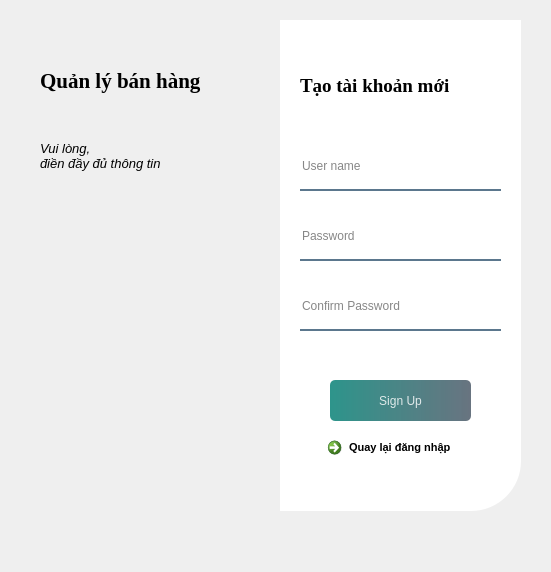
<?xml version="1.0" encoding="UTF-8"?>
<ui version="4.0">
 <class>Dialog</class>
 <widget class="QDialog" name="Dialog">
  <property name="geometry">
   <rect>
    <x>0</x>
    <y>0</y>
    <width>551</width>
    <height>572</height>
   </rect>
  </property>
  <property name="windowTitle">
   <string>Dialog</string>
  </property>
  <widget class="QWidget" name="widget" native="true">
   <property name="geometry">
    <rect>
     <x>0</x>
     <y>0</y>
     <width>551</width>
     <height>571</height>
    </rect>
   </property>
   <widget class="QLabel" name="label">
    <property name="geometry">
     <rect>
      <x>20</x>
      <y>20</y>
      <width>261</width>
      <height>491</height>
     </rect>
    </property>
    <property name="styleSheet">
     <string notr="true">
border-image: url(:/img/Hinh-nen-bau-troi-3.jpg);
border-top-left-radius:50px;</string>
    </property>
    <property name="text">
     <string/>
    </property>
   </widget>
   <widget class="QLabel" name="label_2">
    <property name="geometry">
     <rect>
      <x>280</x>
      <y>20</y>
      <width>241</width>
      <height>491</height>
     </rect>
    </property>
    <property name="font">
     <font>
      <weight>50</weight>
      <bold>false</bold>
     </font>
    </property>
    <property name="styleSheet">
     <string notr="true">background-color: rgba(255, 255, 255,255);
border-bottom-right-radius: 50px;</string>
    </property>
    <property name="text">
     <string/>
    </property>
   </widget>
   <widget class="QLabel" name="label_3">
    <property name="geometry">
     <rect>
      <x>300</x>
      <y>60</y>
      <width>191</width>
      <height>51</height>
     </rect>
    </property>
    <property name="font">
     <font>
      <family>Times New Roman</family>
      <pointsize>14</pointsize>
      <weight>75</weight>
      <bold>true</bold>
     </font>
    </property>
    <property name="text">
     <string>Tạo tài khoản mới</string>
    </property>
   </widget>
   <widget class="QLineEdit" name="lineEdit">
    <property name="geometry">
     <rect>
      <x>300</x>
      <y>150</y>
      <width>201</width>
      <height>41</height>
     </rect>
    </property>
    <property name="styleSheet">
     <string notr="true">background-color: rgba(0, 0, 0,0);
border: none;
border-bottom:2px solid rgba(46,82,110,200);
color:rgba(0,0,0,240);
padding-bottom:7px;</string>
    </property>
    <property name="placeholderText">
     <string>User name</string>
    </property>
   </widget>
   <widget class="QLineEdit" name="lineEdit_2">
    <property name="geometry">
     <rect>
      <x>300</x>
      <y>220</y>
      <width>201</width>
      <height>41</height>
     </rect>
    </property>
    <property name="styleSheet">
     <string notr="true">background-color: rgba(0, 0, 0,0);
border: none;
border-bottom:2px solid rgba(46,82,110,200);
color:rgba(0,0,0,240);
padding-bottom:7px;</string>
    </property>
    <property name="echoMode">
     <enum>QLineEdit::Password</enum>
    </property>
    <property name="placeholderText">
     <string>Password</string>
    </property>
   </widget>
   <widget class="QPushButton" name="pushButton">
    <property name="geometry">
     <rect>
      <x>330</x>
      <y>380</y>
      <width>141</width>
      <height>41</height>
     </rect>
    </property>
    <property name="styleSheet">
     <string notr="true">QPushButton#pushButton{
	background-color: qlineargradient(spread:pad, x1:0, y1:0, x2:1, y2:0, stop:0 rgba(11, 131, 120, 219), stop:1 rgba(85, 98, 112, 226));
	
	color: rgba(255, 255, 255,210);
	border-radius:5px;
}
QPushButton#pushButton:hover{
	background-color: qlineargradient(spread:pad, x1:0, y1:0, x2:1, y2:0, stop:0 rgba(150, 123, 111, 219), stop:1 rgba(85, 81, 84, 226));
}
QPushButton#pushButton:pressed{
	padding-left:5px;
	padding-top:5px;
	
	background-color: rgba(150, 123, 111, 255);
}
</string>
    </property>
    <property name="text">
     <string>Sign Up</string>
    </property>
   </widget>
   <widget class="QLabel" name="label_4">
    <property name="geometry">
     <rect>
      <x>40</x>
      <y>60</y>
      <width>211</width>
      <height>41</height>
     </rect>
    </property>
    <property name="font">
     <font>
      <family>Times New Roman</family>
      <pointsize>16</pointsize>
      <weight>75</weight>
      <bold>true</bold>
     </font>
    </property>
    <property name="text">
     <string>Quản lý bán hàng</string>
    </property>
   </widget>
   <widget class="QLabel" name="label_5">
    <property name="geometry">
     <rect>
      <x>40</x>
      <y>120</y>
      <width>211</width>
      <height>71</height>
     </rect>
    </property>
    <property name="font">
     <font>
      <pointsize>10</pointsize>
      <italic>true</italic>
     </font>
    </property>
    <property name="text">
     <string>Vui lòng,
điền đầy đủ thông tin</string>
    </property>
   </widget>
   <widget class="QLineEdit" name="lineEdit_3">
    <property name="geometry">
     <rect>
      <x>300</x>
      <y>290</y>
      <width>201</width>
      <height>41</height>
     </rect>
    </property>
    <property name="styleSheet">
     <string notr="true">background-color: rgba(0, 0, 0,0);
border: none;
border-bottom:2px solid rgba(46,82,110,200);
color:rgba(0,0,0,240);
padding-bottom:7px;</string>
    </property>
    <property name="echoMode">
     <enum>QLineEdit::Password</enum>
    </property>
    <property name="placeholderText">
     <string>Confirm Password</string>
    </property>
   </widget>
   <widget class="QLabel" name="label_6">
    <property name="geometry">
     <rect>
      <x>310</x>
      <y>340</y>
      <width>171</width>
      <height>20</height>
     </rect>
    </property>
    <property name="font">
     <font>
      <pointsize>8</pointsize>
     </font>
    </property>
    <property name="styleSheet">
     <string notr="true">color: rgb(255, 0, 0);</string>
    </property>
    <property name="text">
     <string/>
    </property>
    <property name="alignment">
     <set>Qt::AlignCenter</set>
    </property>
   </widget>
   <widget class="QCommandLinkButton" name="commandLinkButton">
    <property name="geometry">
     <rect>
      <x>320</x>
      <y>430</y>
      <width>151</width>
      <height>48</height>
     </rect>
    </property>
    <property name="font">
     <font>
      <family>Segoe UI</family>
      <pointsize>8</pointsize>
     </font>
    </property>
    <property name="text">
     <string>Quay lại đăng nhập</string>
    </property>
   </widget>
  </widget>
 </widget>
 <resources>
  <include location="res.qrc"/>
 </resources>
 <connections/>
</ui>
